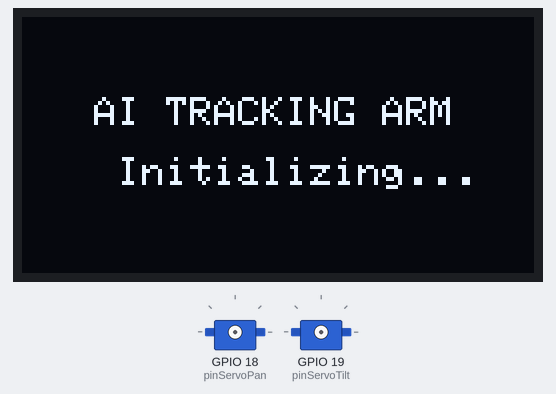
Simulated run of this sketch. Board: ESP32. Parts: 128×64 one-colour display, 2 × servo. Random numbers use the default seed unless the sketch sets one; what the sketch prints to the serial monitor is not drawn.

Above: at 0.1 s.
At 1.6 s:
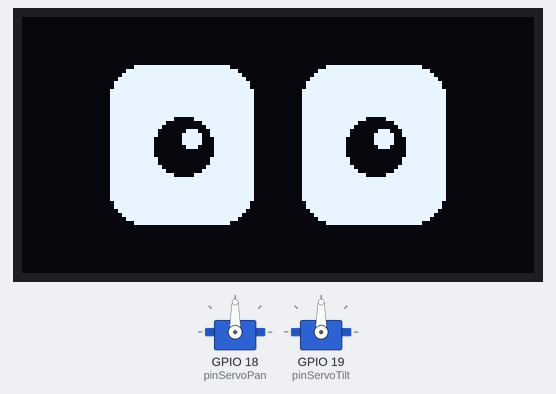
At 12.1 s:
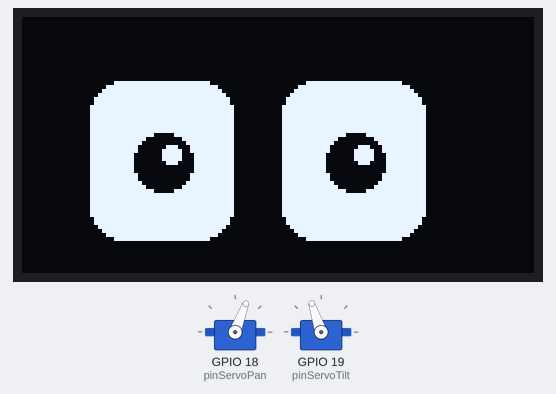
At 38.8 s:
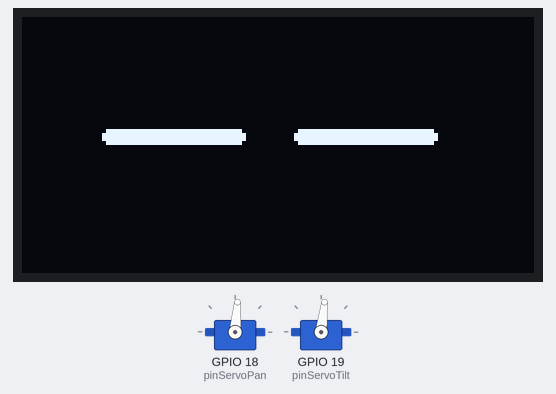
Timing chart, 0 to 40.0 s (numbered marks = the images above):
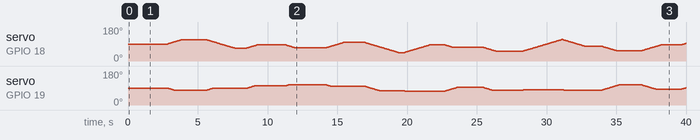

The sketch:

tracking_arm.ino
```cpp
#include <Wire.h>
#include <Adafruit_GFX.h>
#include <Adafruit_SSD1306.h>
#include <ESP32Servo.h>

// Definisi Layar OLED SSD1306 (128x64)
#define SCREEN_WIDTH 128
#define SCREEN_HEIGHT 64
#define OLED_RESET    -1
Adafruit_SSD1306 display(SCREEN_WIDTH, SCREEN_HEIGHT, &Wire, OLED_RESET);

// Objek dan Pin Servo
Servo servoPan;   // Sumbu X (Horizontal / Kiri-Kanan)
Servo servoTilt;  // Sumbu Y (Vertikal / Atas-Bawah)

const int pinServoPan  = 18;
const int pinServoTilt = 19;

// Variabel Sudut Gerak (Default menghadap tengah = 90 derajat)
int currentPan  = 90;
int currentTilt = 90;
int targetPan   = 90;
int targetTilt  = 90;

// Pewaktu (Non-blocking Timer)
unsigned long lastAIDetection = 0;
unsigned long lastBlinkTime   = 0;
bool isBlinking = false;

// Fungsi Menggambar Ekspresi Mata Robot di Layar OLED
void drawRobotFace(int eyeShiftX, int eyeShiftY, bool blink) {
  display.clearDisplay();

  // Titik pusat kedua mata
  int leftEyeX  = 40 + eyeShiftX;
  int rightEyeX = 88 + eyeShiftX;
  int eyesY     = 32 + eyeShiftY;

  if (blink) {
    // Animasi Kelopak Mata Terpejam (Garis Pipih Melengkung)
    display.fillRoundRect(leftEyeX - 18, eyesY - 2, 36, 4, 2, SSD1306_WHITE);
    display.fillRoundRect(rightEyeX - 18, eyesY - 2, 36, 4, 2, SSD1306_WHITE);
  } else {
    // Kelopak Luar Mata (Putih)
    display.fillRoundRect(leftEyeX - 18, eyesY - 20, 36, 40, 8, SSD1306_WHITE);
    display.fillRoundRect(rightEyeX - 18, eyesY - 20, 36, 40, 8, SSD1306_WHITE);

    // Bola Mata / Pupil Dalam (Hitam)
    display.fillCircle(leftEyeX, eyesY, 7, SSD1306_BLACK);
    display.fillCircle(rightEyeX, eyesY, 7, SSD1306_BLACK);

    // Efek Pantulan Cahaya di Bola Mata (Titik Putih Kecil)
    display.fillCircle(leftEyeX + 2, eyesY - 2, 2, SSD1306_WHITE);
    display.fillCircle(rightEyeX + 2, eyesY - 2, 2, SSD1306_WHITE);
  }

  // Tampilkan gambar ke layar fisik
  display.display();
}

void setup() {
  Serial.begin(115200);

  // 1. Inisialisasi Jalur I2C (SDA = GPIO 21, SCL = GPIO 22)
  Wire.begin(21, 22);
  Wire.setClock(400000);   // [DITAMBAH] I2C 400 kHz: refresh OLED ~4x lebih cepat, gerak servo jadi lebih lancar

  // 2. Inisialisasi Display OLED
  if (!display.begin(SSD1306_SWITCHCAPVCC, 0x3C)) {
    Serial.println(F("[ERROR] OLED SSD1306 tidak terdeteksi!"));
    for (;;);
  }

  // Tampilan Sambutan Awal (Booting Screen)
  display.clearDisplay();
  display.setTextSize(1);
  display.setTextColor(SSD1306_WHITE);
  display.setCursor(18, 20);
  display.print("AI TRACKING ARM");
  display.setCursor(24, 35);
  display.print("Initializing...");
  display.display();
  delay(1500);

  // 3. Inisialisasi Servo (SG90: 50 Hz, pulsa 500-2400 us)
  servoPan.setPeriodHertz(50);    // [DITAMBAH] frekuensi standar servo analog SG90
  servoTilt.setPeriodHertz(50);
  servoPan.attach(pinServoPan, 500, 2400);
  servoTilt.attach(pinServoTilt, 500, 2400);
  servoPan.write(currentPan);
  servoTilt.write(currentTilt);

  Serial.println(F("========================================"));
  Serial.println(F("   SISTEM LENGAN TRACKING AKTIF (ESP32) "));
  Serial.println(F("========================================"));
}

void loop() {
  unsigned long now = millis();

  // 1. SIMULASI AI VISION: Wajah bergerak setiap 2.8 detik
  if (now - lastAIDetection > 2800) {
    targetPan  = random(45, 135);  // Sudut menjejak horizontal (kiri-kanan)
    targetTilt = random(70, 110);  // Sudut menjejak vertikal (atas-bawah)
    lastAIDetection = now;

    // Cetak log telemetri ke Serial Monitor
    Serial.print(F("[VISION-AI] Target Face Acquired -> Pan: "));
    Serial.print(targetPan);
    Serial.print(F(" deg | Tilt: "));
    Serial.print(targetTilt);
    Serial.println(F(" deg"));
  }

  // 2. INTERPOLASI GERAKAN HALUS (Mencegah servo menyentak kasar)
  if (currentPan < targetPan)   currentPan++;
  if (currentPan > targetPan)   currentPan--;
  if (currentTilt < targetTilt) currentTilt++;
  if (currentTilt > targetTilt) currentTilt--;

  servoPan.write(currentPan);
  servoTilt.write(currentTilt);

  // 3. ANIMASI BERKEDIP OTOMATIS
  if (now - lastBlinkTime > 3500) {
    isBlinking = true;
    lastBlinkTime = now;
  }
  // Lama kelopak menutup hanya 160 milidetik
  if (isBlinking && (now - lastBlinkTime > 160)) {
    isBlinking = false;
  }

  // 4. PEMETAAN KOORDINAT MATA (Pupil bergeser sesuai sudut servo)
  // Rentang servo dipetakan ke offset piksel layar (-10 s/d +10 piksel)
  int eyeOffsetX = map(currentPan, 45, 135, -10, 10);
  int eyeOffsetY = map(currentTilt, 70, 110, -5, 5);

  drawRobotFace(eyeOffsetX, eyeOffsetY, isBlinking);

  delay(20); // Interval pembaruan gerakan (kecepatan transisi)
}
```

Measured:
- what the display in image 1 shows lasts 1.3 s, from 1.6 s to 2.9 s
- what the display in image 2 shows lasts 2.1 s, from 12.0 s to 14.1 s
